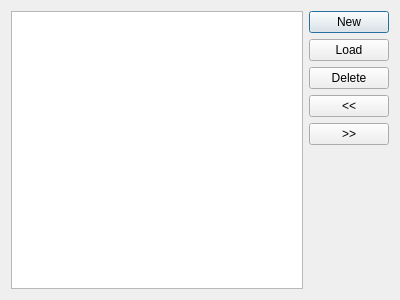
<?xml version="1.0" encoding="UTF-8"?>
<ui version="4.0">
 <class>SymbolSelector</class>
 <widget class="QDialog" name="SymbolSelector">
  <property name="geometry">
   <rect>
    <x>0</x>
    <y>0</y>
    <width>400</width>
    <height>300</height>
   </rect>
  </property>
  <property name="windowTitle">
   <string>Dialog</string>
  </property>
  <layout class="QHBoxLayout" name="horizontalLayout">
   <item>
    <widget class="QListView" name="listSymbols">
     <property name="editTriggers">
      <set>QAbstractItemView::NoEditTriggers</set>
     </property>
    </widget>
   </item>
   <item>
    <layout class="QVBoxLayout" name="verticalLayout">
     <item>
      <widget class="QPushButton" name="btnNew">
       <property name="text">
        <string>New</string>
       </property>
      </widget>
     </item>
     <item>
      <widget class="QPushButton" name="btnSelect">
       <property name="text">
        <string>Load</string>
       </property>
      </widget>
     </item>
     <item>
      <widget class="QPushButton" name="btnDelete">
       <property name="text">
        <string>Delete</string>
       </property>
      </widget>
     </item>
     <item>
      <widget class="QPushButton" name="btnMoveBack">
       <property name="text">
        <string>&lt;&lt;</string>
       </property>
      </widget>
     </item>
     <item>
      <widget class="QPushButton" name="btnMoveNext">
       <property name="text">
        <string>&gt;&gt;</string>
       </property>
      </widget>
     </item>
     <item>
      <spacer name="verticalSpacer">
       <property name="orientation">
        <enum>Qt::Vertical</enum>
       </property>
       <property name="sizeHint" stdset="0">
        <size>
         <width>20</width>
         <height>40</height>
        </size>
       </property>
      </spacer>
     </item>
    </layout>
   </item>
  </layout>
 </widget>
 <resources/>
 <connections/>
</ui>
